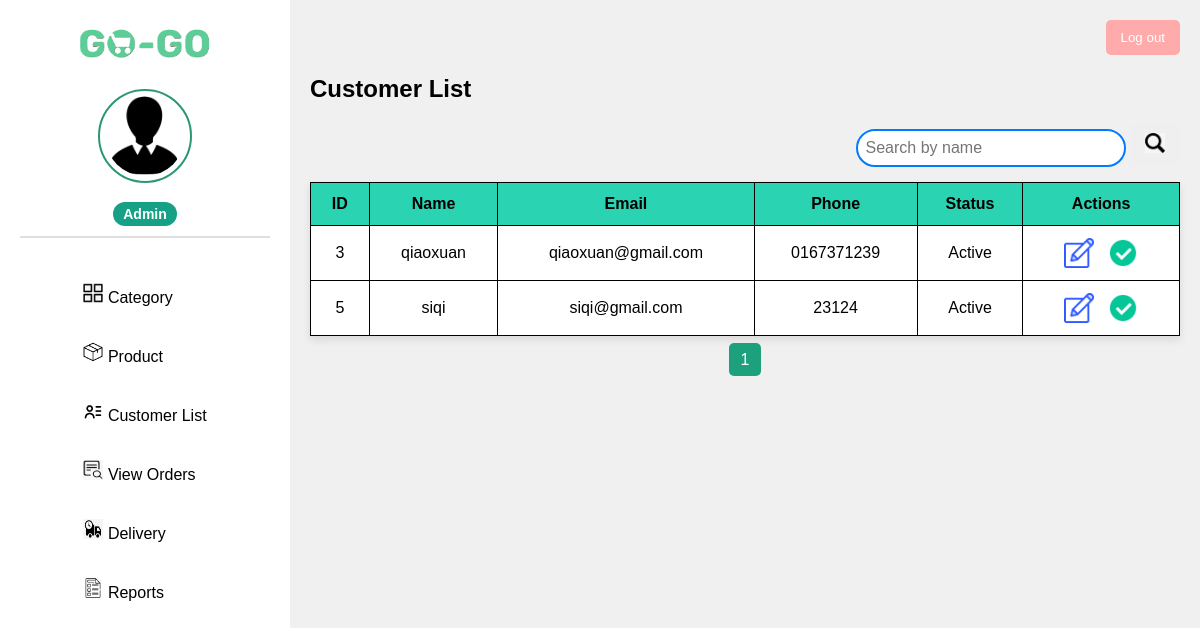
Before: /admin/Siderbar_CustomerList.php (signed in) with the older database file.
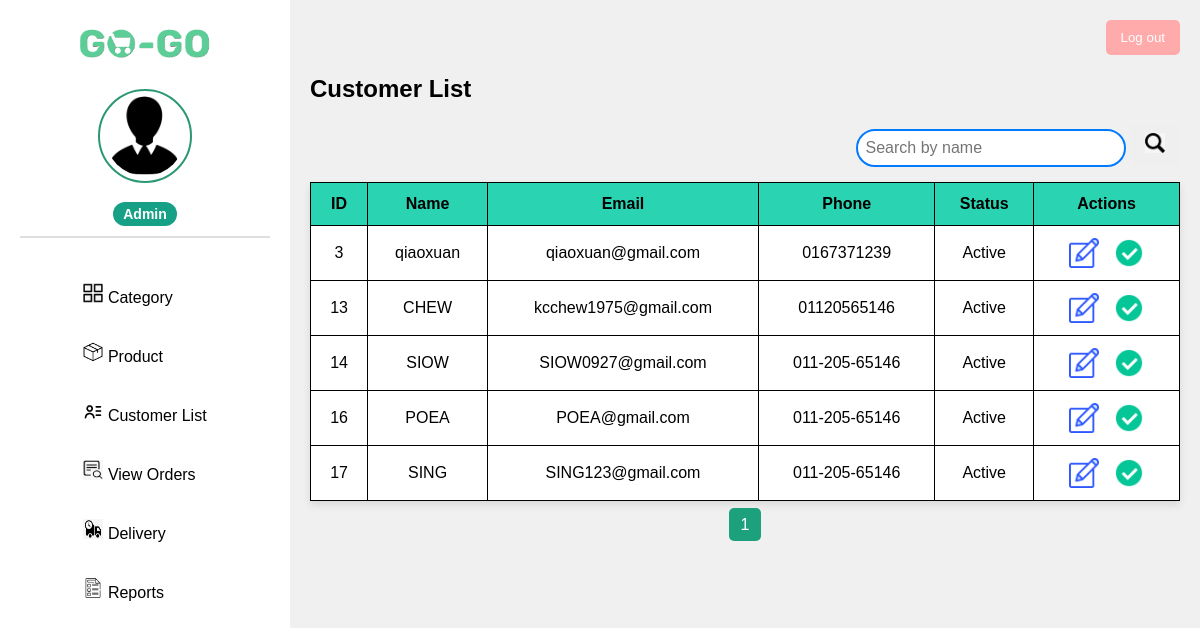
After: the same page with the newer database file.
### tables this page shows
CREATE TABLE `users` (
  `user_id` int(11) NOT NULL,
  `user_name` varchar(100) NOT NULL,
  `email` varchar(255) NOT NULL,
  `user_password` varchar(255) NOT NULL,
  `user_phone_num` varchar(15) DEFAULT NULL,
  `user_created_at` timestamp NOT NULL DEFAULT current_timestamp(),
  `admin_id` int(11) DEFAULT NULL,
  `birth_date` date DEFAULT NULL,
  `status` varchar(20) DEFAULT 'active'
);

### admin/Siderbar_CustomerList.php (the view, shortened to what this page needs)
<?php
include '../db_connection.php';
$recordsPerPage = 8;
$page = isset($_GET['page']) ? intval($_GET['page']) : 1;
$startFrom = ($page - 1) * $recordsPerPage;
$searchQuery = "";
$result = $conn->query("SELECT COUNT(*) AS total FROM users $searchQuery");
$totalRecords = $result->fetch_assoc()['total'];
$totalPages = ceil($totalRecords / $recordsPerPage);
$customers = $conn->query("SELECT * FROM users $searchQuery LIMIT $startFrom, $recordsPerPage");
?>
<!DOCTYPE html>
<html lang="en">
<head>
    <link rel="stylesheet" href="../assets/css/customerList.css">
    <link rel="stylesheet" href="../assets/css/Global_style.css">
</head>
<body>
    <div class="dashboard-container">
        <aside class="sidebar">
            <div class="logo">
                <img src="../assets/images/logoname.png" alt="Logo">
            </div>
            <div class="profile">
                <a href="<?= ($_SESSION['admin_role'] === 'Super Admin') ? 'superadmin_dashboard.php' : 'admin_dashboard.php'; ?>">
                    <img src="<?= ($_SESSION['admin_role'] === 'Super Admin') ? '../assets/images/superadmin_photo.png' : '../assets/images/admin.png'; ?>">
                    <p><span class="admin_role"><?= $_SESSION['admin_role']; ?></span></p>
                </a>
            </div>
            <nav>
                <ul>
                    <li><a href="Siderbar_Category.php"><img src="../assets/images/category.png" alt=""> Category</a></li>
                    <li><a href="Siderbar_Product.php"><img src="../assets/images/product.png" alt=""> Product</a></li>
                    <li><a href="Siderbar_CustomerList.php"><img src="../assets/images/customer_list.png" alt=""> Customer List</a></li>
                    <li><a href="Siderbar_ViewOrders.php"><img src="../assets/images/vieworder.png" alt=""> View Orders</a></li>
                    <li><a href="Siderbar_Delivery.php"><img src="../assets/images/delivery.png" alt=""> Delivery</a></li>
                    <li><a href="Siderbar_Reports.php"><img src="../assets/images/report.png" alt=""> Reports</a></li>
                </ul>
            </nav>
        </aside>
        <main class="main-content">
            <div class="header">
                <button class="logout-btn" onclick="window.location.href='../admin/logout.php'">Log out</button>
            </div>
            <h2>Customer List</h2>
            <div class="search-container">
                <form method="GET">
                    <input type="text" name="search" placeholder="Search by name " value="<?= isset($_GET['search']) ? $_GET['search'] : '' ?>">
                    <button type="submit">
                        <img src="../assets/images/search.png" alt="Search" width="20" height="20">
                    </button>
                </form>
            </div>
            <table>
                <thead>
                    <tr>
                        <th>ID</th>
                        <th>Name</th>
                        <th>Email</th>
                        <th>Phone</th>
                        <th>Status</th>
                        <?php if ($_SESSION['admin_role'] === 'Admin') : ?>
                            <th>Actions</th>
                        <?php endif; ?>
                    </tr>
                </thead>
                <tbody>
                    <?php while ($row = $customers->fetch_assoc()) { ?>
                        <tr>
                            <td><?= $row['user_id']; ?></td>
                            <td><?= $row['user_name']; ?></td>
                            <td><?= $row['email']; ?></td>
                            <td><?= $row['user_phone_num']; ?></td>
                            <td>
                                <span class="status <?= strtolower($row['status']); ?>">
                                    <?= ucfirst($row['status']); ?>
                                </span>
                            </td>
                            <?php if ($_SESSION['admin_role'] === 'Admin') : ?>
                                <td>
                                    <a onclick="editCustomer(<?= $row['user_id']; ?>, '<?= $row['user_name']; ?>', '<?= $row['email']; ?>', '<?= $row['user_phone_num']; ?>')">
                                        <img src="../assets/images/edit.png" alt="Edit" class="icon-btn">
                                    </a>
                                    <a href="?toggle_status=<?= $row['user_id']; ?>" onclick="return confirm('Change status of this user?')">
                                        <img src="../assets/images/<?= $row['status'] === 'active' ? 'active.png' : 'inactive.png'; ?>" alt="Toggle Status" class="icon-btn">
                                    </a>
                                </td>
                            <?php endif; ?>
                        </tr>
                    <?php } ?>
                </tbody>
            </table>
            <div class="pagination">
                <?php for ($i = 1; $i <= $totalPages; $i++): ?>
                    <a href="?page=<?= $i; ?>" class="<?= ($i == $page) ? 'active' : ''; ?>"><?= $i; ?></a>
                <?php endfor; ?>
            </div>
</body>
</html>

Changed rows visible on the page:
removed users: user_id "5", user_name "siqi", email "siqi@gmail.com", user_phone_num "23124", status "Active"
added users: user_id "13", user_name "CHEW", email "kcchew1975@gmail.com", user_phone_num "01120565146", status "Active"
added users: user_id "14", user_name "SIOW", email "SIOW0927@gmail.com", user_phone_num "011-205-65146", status "Active"
added users: user_id "16", user_name "POEA", email "POEA@gmail.com", user_phone_num "011-205-65146", status "Active"
added users: user_id "17", user_name "SING", email "SING123@gmail.com", user_phone_num "011-205-65146", status "Active"
